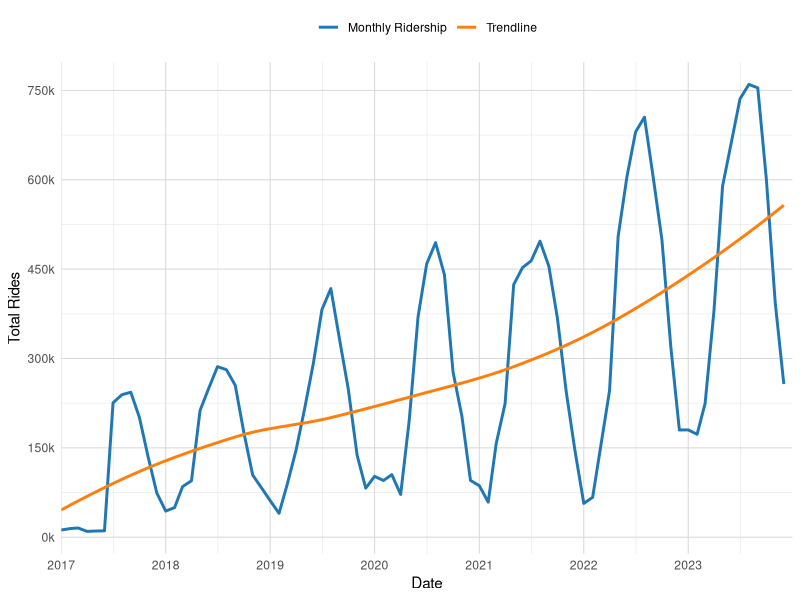
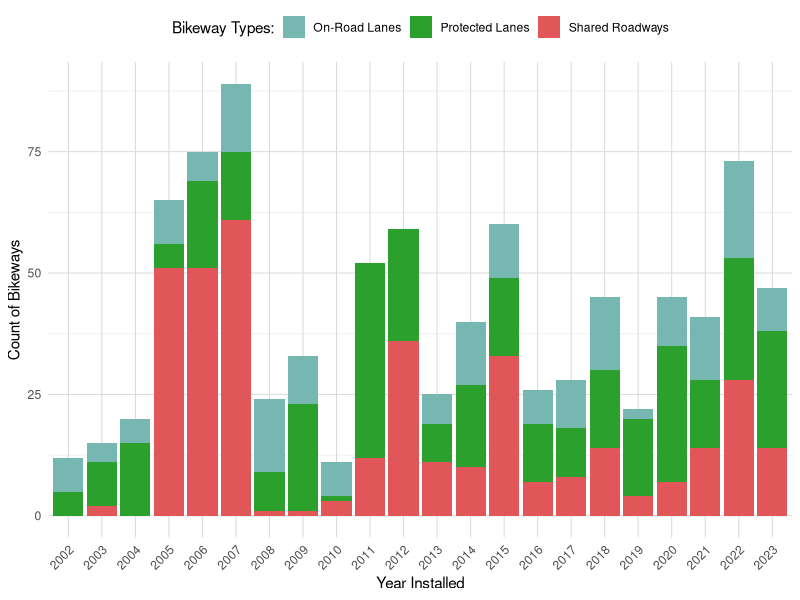
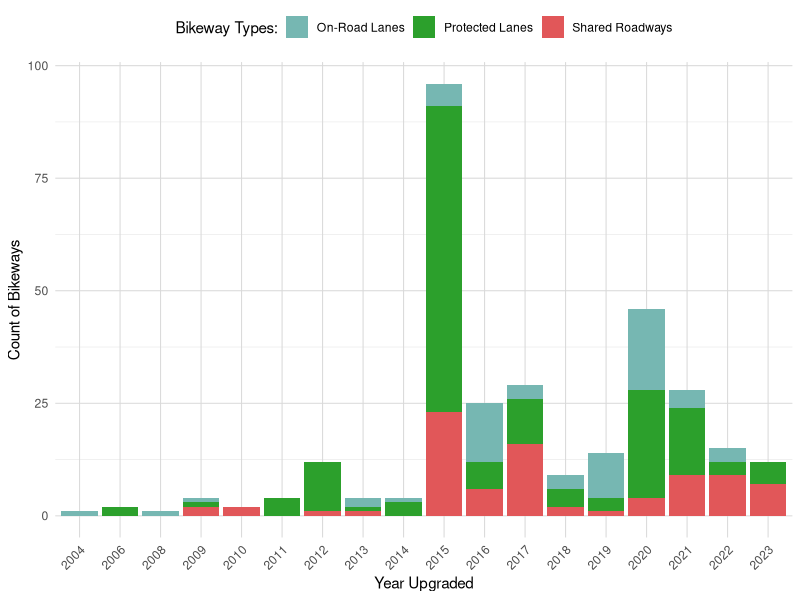
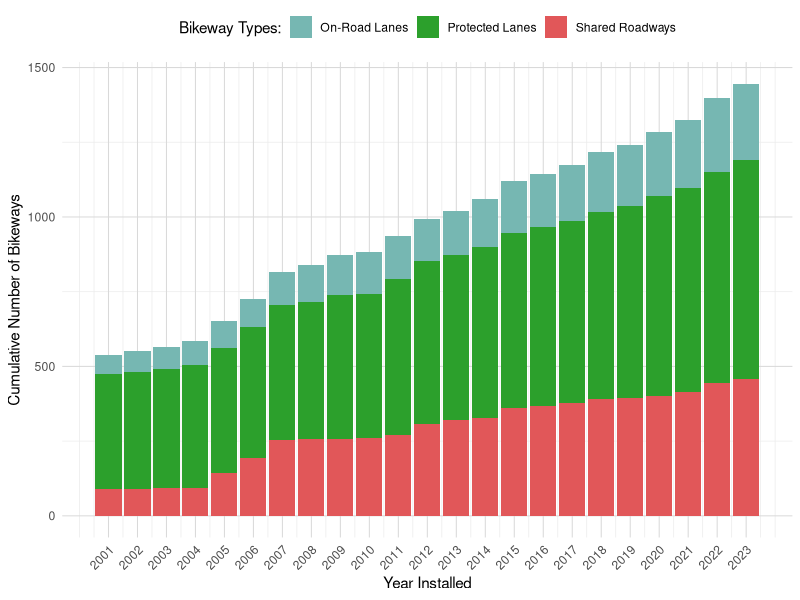
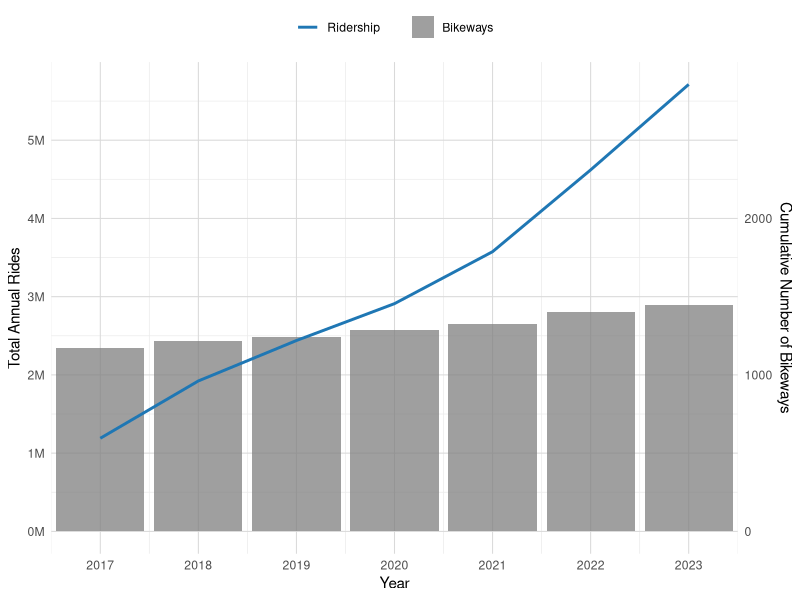
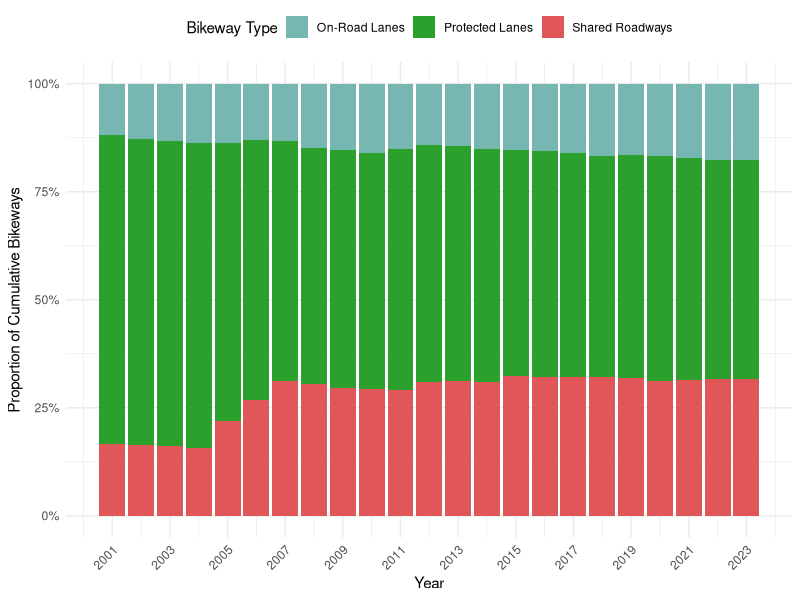

Here is the R script that generated these plots, in order:
## ---- chunk 1
#| include: false
#| warning: false
#| message: false

library(tidyverse)
library(dplyr)
library(knitr)
library(lubridate)
library(ggplot2)

set.seed(778)
## ---- chunk 2
#| echo: false
#| warning: false
#| message: false

bikeShare_data <- read_csv(here::here(
  "data/analysis_data/monthly_aggregated_bikeshare_data.csv"))

bikeWay_data <- read_csv(here::here("data/analysis_data/bikeway_data.csv"))

bikeway_colors <- c("Shared Roadways" = "#e15759", 
                    "On-Road Lanes" = "#76b7b2",
                    "Protected Lanes" = "#2ca02c")
## ---- chunk 3
#| label: tbl-sample-bikeshare
#| tbl-cap: "Sample of Toronto's Bike Share Monthly Ridership Data (2017-2023)"
#| echo: false
#| warning: false
#| message: false

bikeShare_sample <- bikeShare_data %>% sample_n(5) %>% 
  as_tibble() %>% arrange(start_date)

colnames(bikeShare_sample) <- c("Year & Month", "Total Monthly Rides")

kable(bikeShare_sample, format.args = list(big.mark = ","))
## ---- chunk 4
#| label: tbl-ridership_summary_stats
#| tbl-cap: "Annual Bike Share Ridership Summary Statistics"
#| echo: false
#| warning: false
#| message: false

bikeShare_summary <- bikeShare_data %>%
  mutate(year = year(start_date)) %>%  
  group_by(year) %>%   
  summarise(
    total_rides = sum(total_rides),
    avg_monthly_rides = mean(total_rides)
  ) %>%
  mutate(
    year_on_year_growth = (total_rides - lag(total_rides)) / lag(total_rides) * 100
  ) %>%
  mutate(
    year_on_year_growth = round(year_on_year_growth, 2),  # Round to 2 decimal places
    total_rides = format(total_rides, big.mark = ","),  # Add comma separators
    avg_monthly_rides = format(round(avg_monthly_rides), big.mark = ",")  # Round and add comma separators
  )

colnames(bikeShare_summary) <- c("Year", "Total Rides", "Avg Monthly Rides", 
                                 "Year-on-year Growth (%)")

kable(bikeShare_summary)
## ---- chunk 5
#| label: tbl-sample_bikeway
#| tbl-cap: "Sample of Toronto's Cycling Network (Bikeways) Data (2001-2023)"
#| echo: false
#| warning: false
#| message: false

bikeWay_sample <- bikeWay_data %>% sample_n(5) %>% 
  as_tibble() %>% arrange(INSTALLED)

colnames(bikeWay_sample) <- c("Route ID", "Constructed Year", "Upgraded Year"
                              , "Bike Way Type")

kable(bikeWay_sample)
## ---- chunk 6
#| label: fig-ridership_monthly_graph
#| fig-cap: "Toronto Bike Share Monthly Ridership Trend (2017-2023)"
#| echo: false
#| warning: false
#| message: false

ggplot(bikeShare_data, aes(x = start_date, y = total_rides)) +
     geom_line(aes(color = "Monthly Ridership"), size = 1) +
     geom_smooth(aes(color = "Trendline"), method = "loess", se = FALSE) +
     labs(
       x = "Date",
       y = "Total Rides",
       color = NULL
     ) +
     theme_minimal() +
     scale_color_manual(values = c("Monthly Ridership" = "#1f77b4", 
                                   "Trendline" = "#ff7f0e")) +
     scale_x_date(
       date_breaks = "1 year", 
       date_labels = "%Y",
       limits = c(as.Date("2017-01-01"), as.Date("2023-12-31")),
       expand = c(0, 0)
     ) + 
     scale_y_continuous(
       labels = function(x) paste0(x/1000, "k"),
       breaks = seq(0, max(bikeShare_data$total_rides), by = 150000),
       minor_breaks = seq(0, max(bikeShare_data$total_rides), by = 75000)
     ) +
     theme(
       legend.position = "top",
       panel.grid.major = element_line(color = "gray85", linewidth = 0.35)
     )
## ---- chunk 7
#| label: fig-bikeway_type_constructed_graph
#| fig-cap: "Breakdown of Bikeway Types by Installation Year (2002-2023)"
#| fig-foot: "Bikeways installed prior to 2001 are shown with an install year of 2001"
#| echo: false
#| warning: false
#| message: false

bikeWay_type_summary <- bikeWay_data %>%
  filter(INSTALLED >= 2002 & INSTALLED <= 2023) %>%
  group_by(INSTALLED, INFRA_HIGHORDER) %>%
  summarise(count = n())

ggplot(bikeWay_type_summary, aes(x = as.factor(INSTALLED), y = count, fill = INFRA_HIGHORDER)) +
  geom_bar(stat = "identity", position = "stack") +
  scale_fill_manual(values = bikeway_colors) +
  labs(
    x = "Year Installed",
    y = "Count of Bikeways",
    fill = "Bikeway Types:"
  ) +
  theme_minimal() +
  theme(
    axis.text.x = element_text(angle = 45, hjust = 1),
    panel.grid.major = element_line(color = "gray85", linewidth=0.35),
    legend.position = "top"
  )
## ---- chunk 8
#| label: fig-bikeway_type_upgraded_graph
#| fig-cap: "Breakdown of Bikeway Types by Upgraded Year (2002-2023)"
#| echo: false
#| warning: false
#| message: false

bikeWay_type_summary <- bikeWay_data %>%
  filter(UPGRADED >= 2002 & UPGRADED <= 2023) %>%
  group_by(UPGRADED, INFRA_HIGHORDER) %>%
  summarise(count = n()) %>%
  drop_na(UPGRADED)

ggplot(bikeWay_type_summary, aes(x = as.factor(UPGRADED), y = count, fill = INFRA_HIGHORDER)) +
  geom_bar(stat = "identity", position = "stack") +
  scale_fill_manual(values = bikeway_colors) +
  labs(
    x = "Year Upgraded",
    y = "Count of Bikeways",
    fill = "Bikeway Types:"
  ) +
  theme_minimal() +
  theme(
    axis.text.x = element_text(angle = 45, hjust = 1),
    panel.grid.major = element_line(color = "gray85", linewidth=0.35),
    legend.position = "top"
  )
## ---- chunk 9
#| label: fig-cumulative-growth
#| fig-cap: "Cumulative Bikeway types by Installed Year (2001-2023)"
#| echo: false
#| warning: false
#| message: false

cumulative_bikeways <- bikeWay_data %>%
  filter(INSTALLED >= 2001 & INSTALLED <= 2023) %>%
  group_by(INSTALLED, INFRA_HIGHORDER) %>%
  summarise(count = n(), .groups = "drop") %>%
  complete(INSTALLED = 2001:2023, INFRA_HIGHORDER, fill = list(count = 0)) %>%
  arrange(INFRA_HIGHORDER, INSTALLED) %>%
  group_by(INFRA_HIGHORDER) %>%
  mutate(cumulative_count = cumsum(count)) %>%
  ungroup()

# Create the bar graph
ggplot(cumulative_bikeways, aes(x = INSTALLED, y = cumulative_count, fill = INFRA_HIGHORDER)) +
  geom_bar(stat = "identity", position = "stack") +
  scale_fill_manual(values = bikeway_colors) +
  labs(
    x = "Year Installed",
    y = "Cumulative Number of Bikeways",
    fill = "Bikeway Types:"
  ) +
  theme_minimal() +
  theme(
    axis.text.x = element_text(angle = 45, hjust = 1),
    panel.grid.major = element_line(color = "gray85", linewidth = 0.35),
    legend.position = "top"
  ) +
  scale_x_continuous(breaks = seq(2001, 2023, by = 1))
## ---- chunk 10
#| label: fig-combined_ridership_bikeways_graph
#| fig-cap: "Comparison of Annual Bike Share Ridership and Cumulative Bikeways (2017-2023)"
#| echo: false
#| warning: false
#| message: false

# Summarize cumulative bikeway data for the years 2017-2023
bikeWay_cumulative_summary <- bikeWay_data %>%
  filter(INSTALLED <= 2023) %>%
  group_by(INSTALLED) %>%
  summarise(total_bikeways_installed = n()) %>%
  mutate(cumulative_bikeways = cumsum(total_bikeways_installed)) %>%
  filter(INSTALLED >= 2017)

# Summarize bike share data for the years 2017-2023
bikeShare_yearly_summary <- bikeShare_data %>%
  mutate(year = year(start_date)) %>%
  filter(year >= 2017 & year <= 2023) %>%
  group_by(year) %>%
  summarise(total_rides = sum(total_rides))

# Merge the two datasets by year
combined_data <- left_join(bikeShare_yearly_summary, 
                           bikeWay_cumulative_summary, 
                           by = c("year" = "INSTALLED"))


ggplot(combined_data, aes(x = year)) +
  geom_bar(aes(y = cumulative_bikeways * 2000, fill = "Bikeways"), 
           stat = "identity", alpha = 0.75) +
  geom_line(aes(y = total_rides, color = "Ridership"), size = 1) +
  scale_y_continuous(
    name = "Total Annual Rides", 
    sec.axis = sec_axis(~ . / 2000, name = "Cumulative Number of Bikeways"),
    labels = function(x) paste0(x/1000000, "M"),
    breaks = seq(0, max(combined_data$total_rides), by = 1000000),
    minor_breaks = seq(0, max(combined_data$total_rides), by = 500000)
  ) +
  scale_x_continuous(
    breaks = seq(2017, 2023, by = 1),
    limits = c(2016.5, 2023.5),
    expand = c(0, 0)
  ) +
  scale_color_manual(values = c("Ridership" = "#1f77b4")) +
  scale_fill_manual(values = c("Bikeways" = "gray50")) +
  labs(
    x = "Year",
    color = NULL,
    fill = NULL
  ) +
  theme_minimal() +
  theme(
    legend.position = "top",
    panel.grid.major = element_line(color = "gray85", linewidth=0.35)
  )
## ---- chunk 11
#| label: fig-cumulative-proportion-bikeways
#| fig-cap: "Proportional Breakdown of Cumulative Bikeways by Type and Year (2001-2023)"
#| echo: false
#| warning: false
#| message: false

# Calculate cumulative counts for each bikeway type by year
cumulative_bikeways <- bikeWay_data %>%
  filter(INSTALLED >= 2001 & INSTALLED <= 2023) %>%
  group_by(INSTALLED, INFRA_HIGHORDER) %>%
  summarise(count = n(), .groups = "drop") %>%
  complete(INSTALLED = 2001:2023, INFRA_HIGHORDER, fill = list(count = 0)) %>%
  arrange(INFRA_HIGHORDER, INSTALLED) %>%
  group_by(INFRA_HIGHORDER) %>%
  mutate(cumulative_count = cumsum(count)) %>%
  ungroup()

# Calculate the total cumulative count for each year
total_cumulative <- cumulative_bikeways %>%
  group_by(INSTALLED) %>%
  summarise(total = sum(cumulative_count))

# Join the total to the main dataset and calculate proportions
cumulative_proportions <- cumulative_bikeways %>%
  left_join(total_cumulative, by = "INSTALLED") %>%
  mutate(proportion = cumulative_count / total)

# Create the proportional stacked bar plot
ggplot(cumulative_proportions, aes(x = INSTALLED, y = proportion, fill = INFRA_HIGHORDER)) +
  geom_bar(stat = "identity", position = "fill") +
  scale_y_continuous(labels = scales::percent_format()) +
  scale_fill_manual(values = bikeway_colors) +
  labs(
    x = "Year",
    y = "Proportion of Cumulative Bikeways",
    fill = "Bikeway Type"
  ) +
  theme_minimal() +
  theme(
    axis.text.x = element_text(angle = 45, hjust = 1),
    legend.position = "top"
  ) +
  scale_x_continuous(breaks = seq(2001, 2023, by = 2))
